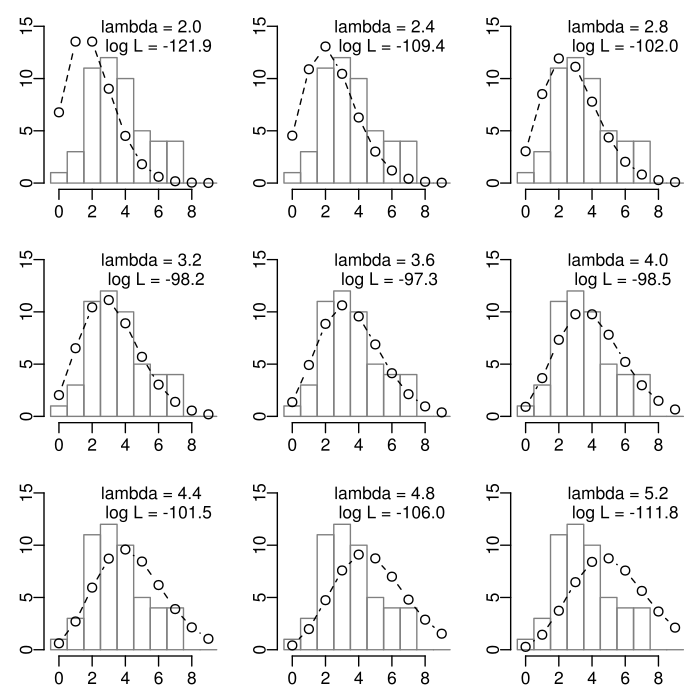

Recreate this plot in R.
# R --vanilla!
source("COMMON.R")
plot.pois <- function(lambda)
{
	hist(
		data,
		breaks = seq(-0.5, 9.5),
		main = "",
		ylim = c(0, 15),
		xlab = "",
		ylab = "",
		border = "#808080"
	)
	y <- 0:9
	N <- length(data)
	prob <- dpois(y, lambda)
	lines(y, prob * N, type = "b", lty = 2)
	text(6, 15, sprintf("lambda = %-6.1f", lambda))
	text(6, 13, sprintf("log L = %-6.1f", logL.pois(lambda)))
}

dev.on("logL", width = 7, height = 7)
par(mfrow = c(3, 3)) 
par(mar = c(2.2, 2.2, 1.0, 0.5), mgp = c(1.5, 0.5, 0), cex = 1.0)
v.lambda <- seq(2.0, 5.2, 0.4)
for (lambda in v.lambda) {
	plot.pois(lambda)
}
dev.off()
